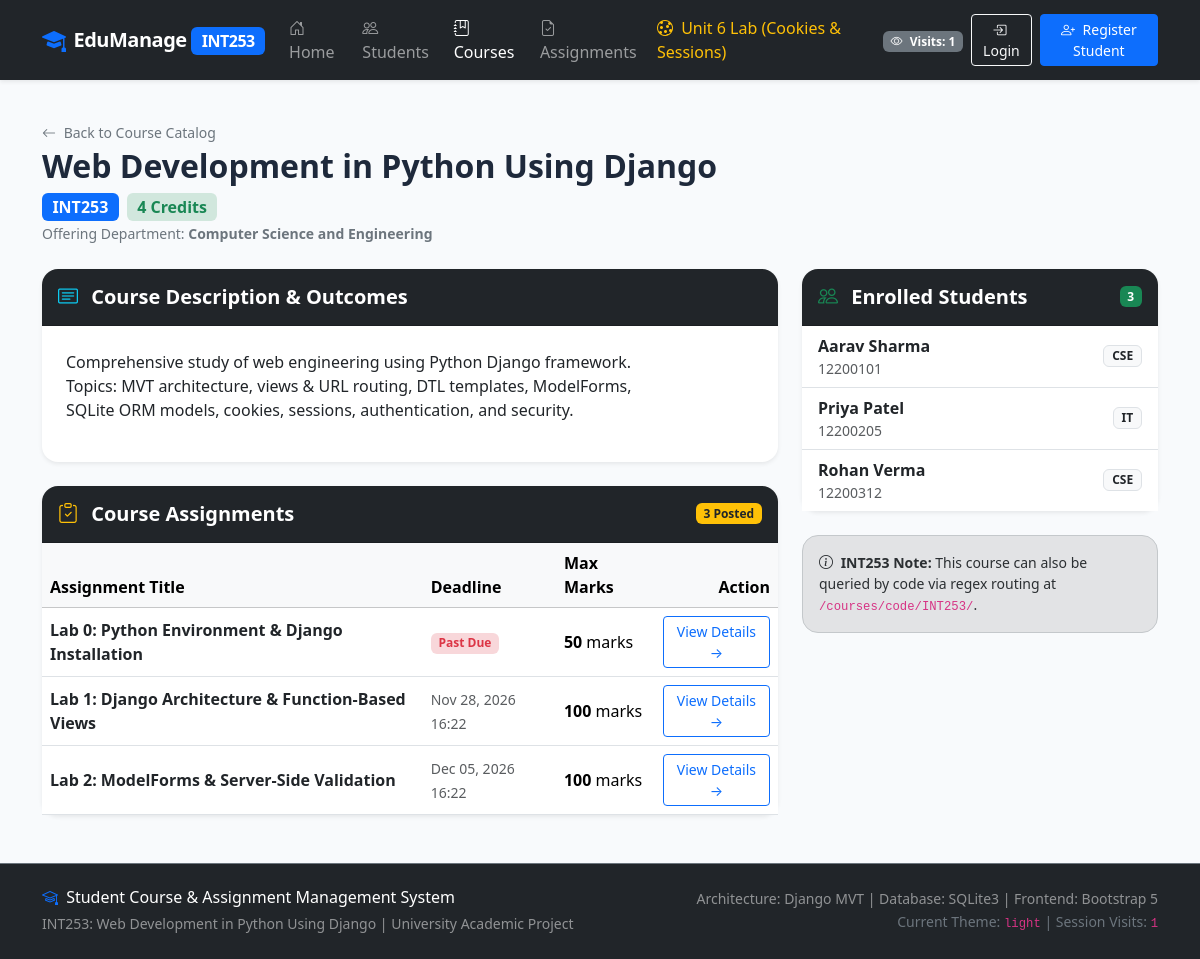
The page /courses/1/ on the database its author committed.
### courses/models.py (models this page shows, shortened)
class Course(models.Model):
    DEPARTMENT_CHOICES = [
        ('CSE', 'Computer Science and Engineering'),
        ('IT', 'Information Technology'),
        ('ECE', 'Electronics & Communication Engineering'),
        ('ME', 'Mechanical Engineering'),
        ('CIVIL', 'Civil Engineering'),
        ('GEN', 'General Education'),
    ]
    course_name = models.CharField(
        max_length=150,
        verbose_name="Course Name",
        help_text="Official title of the subject/course"
    )
    course_code = models.CharField(
        max_length=20,
        unique=True,
        verbose_name="Course Code",
        help_text="Institutional course code (e.g., INT253, CSE301)"
    )
    description = models.TextField(
        verbose_name="Course Description",
        help_text="Syllabus overview and course outcomes"
    )
    credits = models.PositiveSmallIntegerField(
        default=3,
        verbose_name="Credits",
        help_text="Course credit value (typically 1-5)"
    )
    department = models.CharField(
        max_length=50,
        choices=DEPARTMENT_CHOICES,
        default='CSE',
        verbose_name="Department"
    )
    students = models.ManyToManyField(
        Student,
        related_name='enrolled_courses',
        blank=True,
        verbose_name="Enrolled Students"
    )
    created_at = models.DateTimeField(
        auto_now_add=True,
        verbose_name="Created At"
    )
    updated_at = models.DateTimeField(
        auto_now=True,
        verbose_name="Last Updated"
    )
    class Meta:
        ordering = ['course_code']
        verbose_name = "Course"
        verbose_name_plural = "Courses"

### assignments/models.py (models this page shows, shortened)
class Assignment(models.Model):
    assignment_title = models.CharField(
        max_length=200,
        verbose_name="Assignment Title",
        help_text="Title of the assignment or practical project task"
    )
    description = models.TextField(
        verbose_name="Description / Instructions",
        help_text="Detailed problem statement and submission instructions"
    )
    course = models.ForeignKey(
        Course,
        on_delete=models.CASCADE,
        related_name='assignments',
        verbose_name="Associated Course"
    )
    deadline = models.DateTimeField(
        verbose_name="Submission Deadline",
        help_text="Date and time when submissions close"
    )
    max_marks = models.PositiveIntegerField(
        default=100,
        verbose_name="Maximum Marks",
        help_text="Total marks allocated for this assignment"
    )
    created_at = models.DateTimeField(
        auto_now_add=True,
        verbose_name="Created At"
    )
    updated_at = models.DateTimeField(
        auto_now=True,
        verbose_name="Last Updated"
    )
    class Meta:
        ordering = ['deadline', '-created_at']
        verbose_name = "Assignment"
        verbose_name_plural = "Assignments"
    @property
    def is_past_due(self):
        return timezone.now() > self.deadline

### students/models.py (models this page shows, shortened)
class Student(models.Model):
    DEPARTMENT_CHOICES = [
        ('CSE', 'Computer Science and Engineering'),
        ('IT', 'Information Technology'),
        ('ECE', 'Electronics & Communication Engineering'),
        ('ME', 'Mechanical Engineering'),
        ('CIVIL', 'Civil Engineering'),
        ('MBA', 'Management Studies'),
        ('OTHER', 'Other Department'),
    ]
    user = models.OneToOneField(
        User,
        on_delete=models.CASCADE,
        null=True,
        blank=True,
        related_name='student_profile',
        help_text="Associated auth account for dashboard login"
    )
    name = models.CharField(
        max_length=100,
        verbose_name="Full Name",
        help_text="Student's complete name"
    )
    email = models.EmailField(
        unique=True,
        verbose_name="Email Address",
        help_text="Unique student email address"
    )
    phone = models.CharField(
        max_length=15,
        verbose_name="Contact Number",
        help_text="10-digit mobile number"
    )
    registration_number = models.CharField(
        max_length=20,
        unique=True,
        verbose_name="Registration Number",
        help_text="Unique University Registration ID (e.g. 12200123)"
    )
    department = models.CharField(
        max_length=50,
        choices=DEPARTMENT_CHOICES,
        default='CSE',
        verbose_name="Department"
    )
    join_date = models.DateField(
        default=timezone.now,
        verbose_name="Admission / Join Date"
    )
    created_at = models.DateTimeField(
        auto_now_add=True,
        verbose_name="Created At"
    )
    updated_at = models.DateTimeField(
        auto_now=True,
        verbose_name="Last Updated"
    )
    class Meta:
        ordering = ['-join_date', 'name']
        verbose_name = "Student"
        verbose_name_plural = "Students"

### courses/views.py (the view)
# urls.py: path('<int:pk>/', views.course_detail_view, name='detail'),
def course_detail_view(request, pk):
    course = get_object_or_404(Course, pk=pk)
    assignments = course.assignments.all()
    enrolled_students = course.students.all()
    is_enrolled = False
    if request.user.is_authenticated and hasattr(request.user, 'student_profile'):
        is_enrolled = course.students.filter(pk=request.user.student_profile.pk).exists()
    context = {
        'course': course,
        'assignments': assignments,
        'enrolled_students': enrolled_students,
        'is_enrolled': is_enrolled,
        'enrollment_form': CourseEnrollmentForm(),
        'page_title': f"{course.course_code}: {course.course_name}",
    }
    response = render(request, 'courses/course_detail.html', context)
    response.set_cookie('last_viewed_course', f"{course.course_code}", max_age=86400)
    return response

### accounts/context_processors.py (called while the page is built)
def global_user_context(request):
    context = {
        'theme_preference': request.COOKIES.get('theme_preference', 'light'),
        'session_visit_count': request.session.get('visit_count', 1),
        'current_student': None,
    }
    if request.user.is_authenticated:
        try:
            if hasattr(request.user, 'student_profile'):
                context['current_student'] = request.user.student_profile
        except Exception:
            context['current_student'] = None
    return context

### templates/courses/course_detail.html (shortened to what this page needs)
{% extends 'base.html' %}
{% block content %}
<div class="row align-items-center mb-4">
    <div class="col-md-8">
        <a href="{% url 'courses:list' %}" class="text-decoration-none small text-secondary mb-1 d-inline-block">
            <i class="bi bi-arrow-left me-1"></i> Back to Course Catalog
        </a>
        <div class="d-flex align-items-center gap-2 flex-wrap">
            <h2 class="fw-bold mb-0">{{ course.course_name }}</h2>
            <span class="badge bg-primary fs-6">{{ course.course_code }}</span>
            <span class="badge bg-success-subtle text-success fs-6">{{ course.credits }} Credits</span>
        </div>
        <small class="text-secondary">Offering Department: <strong>{{ course.get_department_display }}</strong></small>
    </div>
</div>
<div class="row g-4 mb-4">
    <div class="col-lg-8">
        <div class="card shadow-sm border-0 rounded-4 mb-4">
            <div class="card-header bg-dark text-white py-3 rounded-top-4">
                <h5 class="fw-bold mb-0"><i class="bi bi-card-text text-info me-2"></i> Course Description & Outcomes</h5>
            </div>
            <div class="card-body p-4">
                <p class="lead fs-6 text-dark" style="white-space: pre-line;">{{ course.description }}</p>
            </div>
        </div>
        <div class="card shadow-sm border-0 rounded-4">
            <div class="card-header bg-dark text-white py-3 rounded-top-4 d-flex justify-content-between align-items-center">
                <h5 class="fw-bold mb-0"><i class="bi bi-clipboard-check text-warning me-2"></i> Course Assignments</h5>
                <span class="badge bg-warning text-dark">{{ assignments.count }} Posted</span>
            </div>
            <div class="card-body p-0">
                <div class="table-responsive">
                    <table class="table table-hover align-middle mb-0">
                        <thead class="table-light">
                            <tr>
                                <th>Assignment Title</th>
                                <th>Deadline</th>
                                <th>Max Marks</th>
                                <th class="text-end">Action</th>
                            </tr>
                        </thead>
                        <tbody>
                            {% for assign in assignments %}
                                <tr>
                                    <td>
                                        <a href="{% url 'assignments:detail' pk=assign.pk %}" class="fw-bold text-dark text-decoration-none">
                                            {{ assign.assignment_title }}
                                        </a>
                                    </td>
                                    <td>
                                        {% if assign.is_past_due %}
                                            <span class="badge bg-danger-subtle text-danger">Past Due</span>
                                        {% else %}
                                            <span class="text-muted small">{{ assign.deadline|date:"M d, Y H:i" }}</span>
                                        {% endif %}
                                    </td>
                                    <td><strong>{{ assign.max_marks }}</strong> marks</td>
                                    <td class="text-end">
                                        <a href="{% url 'assignments:detail' pk=assign.pk %}" class="btn btn-sm btn-outline-primary">
                                            View Details &rarr;
                                        </a>
                                    </td>
                                </tr>
                            {% empty %}
                                <tr>
                                    <td colspan="4" class="text-center py-4 text-muted">
                                        No assignments have been posted for this course yet.
                                    </td>
                                </tr>
                            {% endfor %}
                        </tbody>
                    </table>
                </div>
            </div>
        </div>
    </div>
    <div class="col-lg-4">
        <div class="card shadow-sm border-0 rounded-4 mb-4">
            <div class="card-header bg-dark text-white py-3 rounded-top-4 d-flex justify-content-between align-items-center">
                <h5 class="fw-bold mb-0"><i class="bi bi-people text-success me-2"></i> Enrolled Students</h5>
                <span class="badge bg-success">{{ enrolled_students.count }}</span>
            </div>
            <div class="card-body p-0">
                <div class="list-group list-group-flush" style="max-height: 350px; overflow-y: auto;">
                    {% for st in enrolled_students %}
                        <div class="list-group-item d-flex justify-content-between align-items-center px-3 py-2">
                            <div>
                                <a href="{% url 'students:detail' pk=st.pk %}" class="fw-semibold text-dark text-decoration-none">
                                    {{ st.name }}
                                </a>
                                <small class="text-muted d-block">{{ st.registration_number }}</small>
                            </div>
                            <span class="badge bg-light text-dark border">{{ st.department }}</span>
                        </div>
                    {% empty %}
                        <div class="p-4 text-center text-muted">
                            No students enrolled yet.
                        </div>
                    {% endfor %}
                </div>
            </div>
        </div>
        <div class="alert alert-secondary small rounded-4">
            <i class="bi bi-info-circle me-1"></i> <strong>INT253 Note:</strong> This course can also be queried by code via regex routing at <code>/courses/code/{{ course.course_code }}/</code>.
        </div>
    </div>
</div>
{% endblock %}

### static/css/custom.css (style rules this page uses)
:root { --primary-color: #0d6efd; --primary-hover: #0b5ed7; --sidebar-bg: #1e293b; --sidebar-color: #cbd5e1; --sidebar-active: #38bdf8; --card-shadow: 0 0.125rem 0.25rem rgba(0, 0, 0, 0.075); }
body.theme-light { background-color: #f8fafc; color: #1e293b; }
body { min-height: 100vh; display: flex; flex-direction: column; font-family: system-ui, -apple-system, "Segoe UI", Roboto, "Helvetica Neue", "Noto Sans", sans-serif; }

### rows shown on the page
Course: course_name "Web Development in Python Using Django", course_code "INT253", credits "4", department "Computer Science and Engineering", description "Comprehensive study of web engineering using Python Django framework. Topics: MVT architecture, views & URL routing, DTL templates, ModelForms, SQLite ORM models, cookies, sessions, authentication, and security.", count "3"
Assignment: assignment_title "Lab 0: Python Environment & Django Installation", shows "Past Due", max_marks "50"
Assignment: assignment_title "Lab 1: Django Architecture & Function-Based Views", deadline "Nov 28, 2026 16:22", max_marks "100"
Assignment: assignment_title "Lab 2: ModelForms & Server-Side Validation", deadline "Dec 05, 2026 16:22", max_marks "100"
Student: name "Aarav Sharma", registration_number "12200101", department "CSE"
Student: name "Priya Patel", registration_number "12200205", department "IT"
Student: name "Rohan Verma", registration_number "12200312", department "CSE"

### other values the page prints
{{ session_visit_count|default:1 }} "1"
{{ enrolled_students.count }} "3"
{{ theme_preference|default:'light' }} "light"
